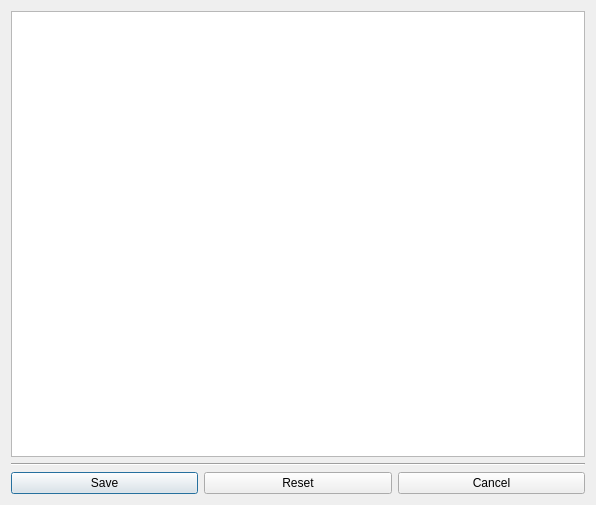
<?xml version="1.0" encoding="UTF-8"?>
<ui version="4.0">
 <class>details_dialog</class>
 <widget class="QDialog" name="details_dialog">
  <property name="geometry">
   <rect>
    <x>0</x>
    <y>0</y>
    <width>596</width>
    <height>505</height>
   </rect>
  </property>
  <property name="windowTitle">
   <string/>
  </property>
  <layout class="QVBoxLayout" name="verticalLayout">
   <item>
    <widget class="QTableView" name="details_table"/>
   </item>
   <item>
    <widget class="Line" name="line">
     <property name="orientation">
      <enum>Qt::Horizontal</enum>
     </property>
    </widget>
   </item>
   <item>
    <layout class="QHBoxLayout" name="horizontalLayout">
     <item>
      <widget class="QPushButton" name="save_button">
       <property name="text">
        <string>Save</string>
       </property>
      </widget>
     </item>
     <item>
      <widget class="QPushButton" name="reset_button">
       <property name="text">
        <string>Reset</string>
       </property>
      </widget>
     </item>
     <item>
      <widget class="QPushButton" name="cancel_button">
       <property name="text">
        <string>Cancel</string>
       </property>
      </widget>
     </item>
    </layout>
   </item>
  </layout>
 </widget>
 <resources/>
 <connections/>
</ui>
